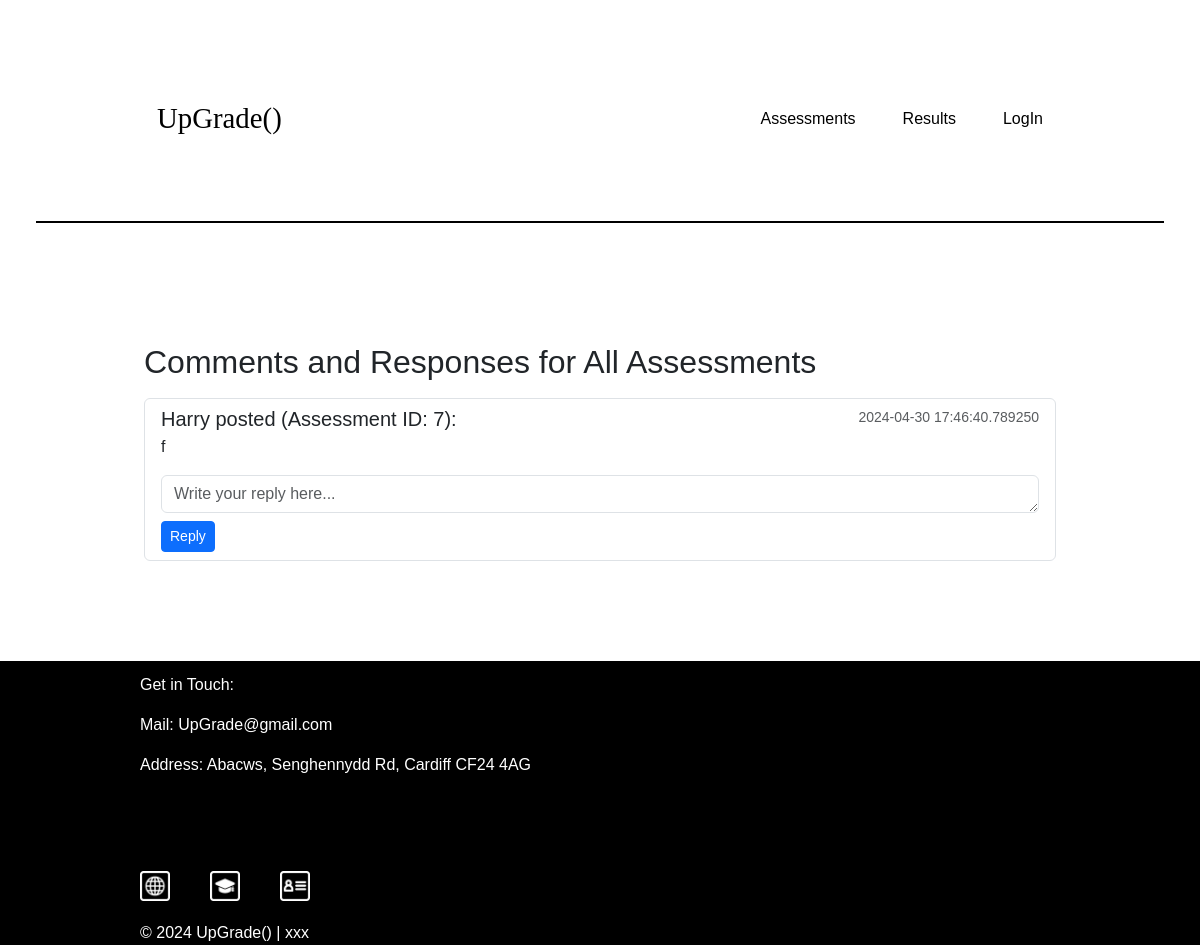
The app's page /responses, older data.
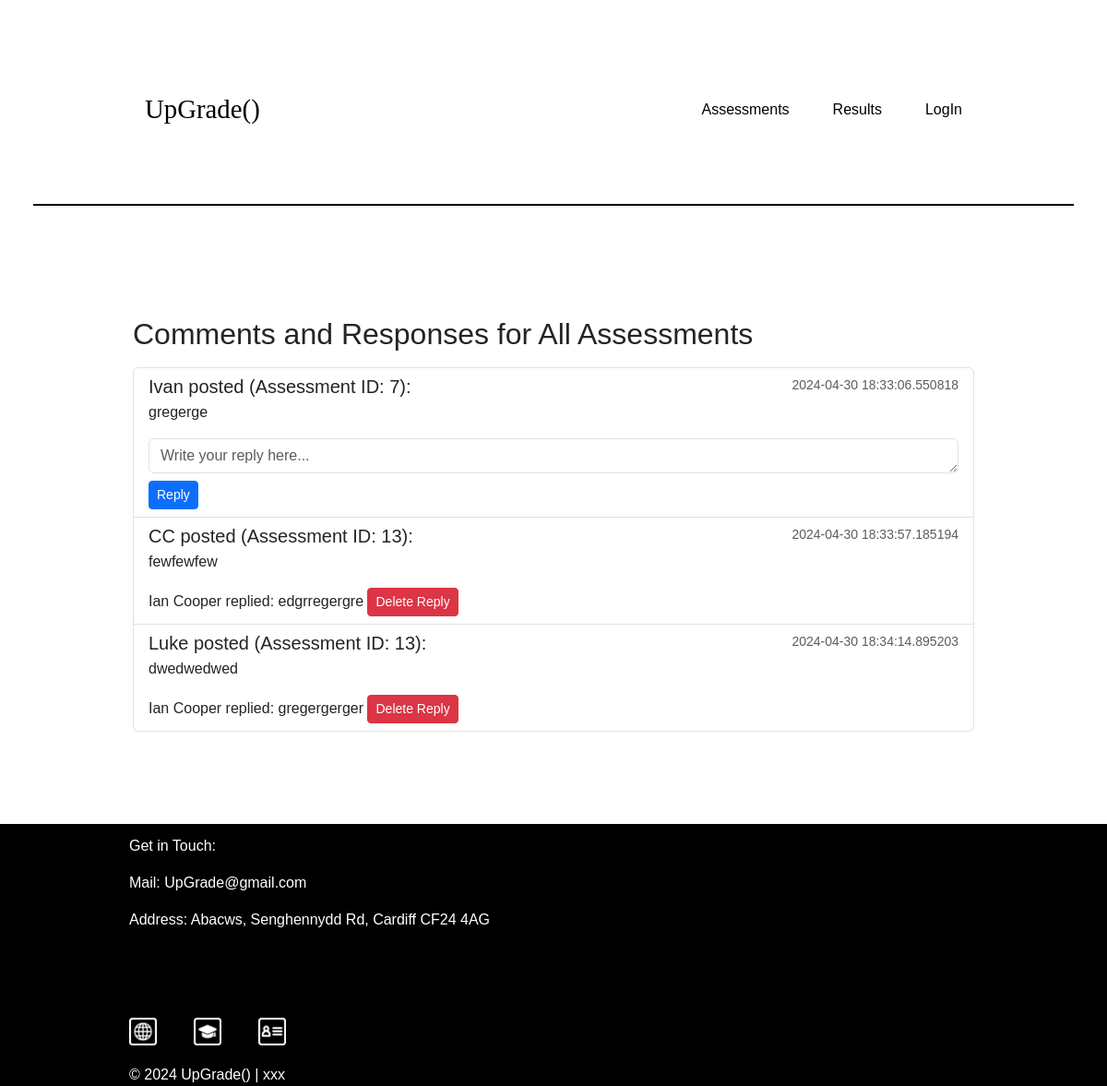
The same page, newer data.
### tables this page shows
CREATE TABLE posts
                        (id INTEGER PRIMARY KEY,
                         username TEXT,
                         assessment_id INTEGER, 
                         comment_text TEXT,
                         time_posted DATETIME, 
                        reply TEXT);

### app.py (the view, shortened to what this page needs)
@app.route('/responses', methods=['GET', 'POST'])
def handle_responses():
    with sqlite3.connect(DATABASE) as conn:
        cursor = conn.cursor()
        cursor.execute('SELECT * FROM posts ORDER BY assessment_id')
        comments = cursor.fetchall()
    print(comments)
    return render_template('questions.html', comments=comments)

### templates/questions.html (shortened to what this page needs)
{% extends '0_basic.html' %}
{% block content %}
<div class="container mt-4">
    <h2>Comments and Responses for All Assessments</h2>
    <div class="list-group">
        {% for comment in comments %}
        <div class="list-group-item list-group-item-action">
            <div class="d-flex w-100 justify-content-between">
                <h5 class="mb-1">{{ comment[1] }} posted (Assessment ID: {{ comment[2] }}):</h5>
                <small class="text-muted">{{ comment[4] }}</small>
            </div>
            <p>{{ comment[3] }}</p>
            <div id="reply-section-{{ comment[0] }}">
                {% if comment[5] %}
                <div>{{ comment[5] }}
                    <form method="post" style="display: inline;" onsubmit="deleteReply(event, {{ comment[0] }})">
                        <button type="submit" class="btn btn-danger btn-sm">Delete Reply</button>
                    </form>
                </div>
                {% else %}
                <form method="post" onsubmit="postReply(event, {{ comment[0] }})">
                    <textarea name="reply" class="form-control mt-2" rows="1" placeholder="Write your reply here..."></textarea>
                    <button type="submit" class="btn btn-primary btn-sm mt-2">Reply</button>
                </form>
                {% endif %}
            </div>
        </div>
        {% endfor %}
    </div>
</div>
{% endblock %}

### templates/0_basic.html (shortened to what this page needs)
<!DOCTYPE html>
<html lang="en">
  <head>
    <link rel="stylesheet" href="{{ url_for('static', filename='style_a.css') }}">
    <link href="https://cdn.jsdelivr.net/npm/bootstrap@5.3.3/dist/css/bootstrap.min.css" rel="stylesheet">
  </head>
  <body>
    <div class="header-plus">
      <header class="header">
        <nav class="header-left">
          <a href="/home" class="header-about">UpGrade()</a>
        </nav>
        <nav class="header-right">
          <div class="header-right-options">
            <div class="header-dropdown">
              <a class="header-dropoption">Assessments</a>
            </div>
          </div>
          <div class="header-right-options">
            {% if current_user.role == "lecturer" %}
            <a href="/results" class="header-option">Results</a>
            {% else %}
            <a href="/student_results" class="header-option">Results</a>
            {% endif %}
          </div>
          {% if not current_user.is_authenticated %}
            <div class="header-right-signout">
              <a href="/login" class="header-login">LogIn</a>
            </div>
          {% endif %}
        </nav>
      </header>
    </div>
    <main>
        <div class="container">
            {% block content %}{% endblock %}
        </div>
    </main>
    <footer class="footer">
      <div class="footer-main">
        <div class="footer-mail">
          <p>Get in Touch:</p>
          <p>Mail: UpGrade@gmail.com</p>
          <p>Address: Abacws, Senghennydd Rd, Cardiff CF24 4AG</p>
        </div>
        <div class="footer-logos">
          <a href="https://intranet.cardiff.ac.uk/"><img src="{{ url_for('static', filename='img/0_footer/1-intranet.png') }}"/></a>
          <a href="https://learningcentral.cf.ac.uk/"><img src="{{ url_for('static', filename='img/0_footer/2-learning-central.png') }}"/></a>
          <a href="https://sims.cf.ac.uk/"><img src="{{ url_for('static', filename='img/0_footer/3-sims.png') }}"/></a>
        </div>
      </div>
      <div class="footer-footer">© 2024 UpGrade() | xxx</div>
    </footer>
  </body>
</html>

### static/style_a.css (style rules this page uses)
* { font-family: Arial, Helvetica, sans-serif; box-sizing: border-box; margin: 0; padding: 0; list-style: none; }
body { line-height: 1.5; font-size: 1.15rem; }
.header { display: flex; justify-content: space-between; align-items: center; border-bottom: 2px solid black; margin: 2vh 3vw; padding: 10vh 10vw; }
.header-left, .header-right { flex: 1; display: flex; align-items: center; gap: 30px; }
.header-right-signout { display: flex; gap: 30px; }
.header-left { justify-content: flex-start; }
.header-right { justify-content: flex-end; }
.header-left a { margin-right: 10px; text-decoration: none; padding:1px; font-family: 'Newsreader'; font-size: 1.8rem; color:#000000; }
.header-right div a { margin-left: 15px; text-decoration: none; padding:1px; color: black; }
.header-dropdown { position: relative; display: inline-block; }
main { padding: 10vh 10vw; margin: auto; }
.footer { width: 100vw; background-color: black; color: white; padding: 0 10vw; }
.footer-main { position: relative; height: 30vh; margin: 20px; }
.footer-mail { padding-top: 1.5vh; }
.footer-mail p { color: white; }
.footer-footer { color: white; font-size: 1rem; margin: 0 20px; }
.footer-logos { position: absolute; bottom: 0; display: flex; gap: 40px; }
.footer-logos a img { width: 30px; }
textarea { width: 100%; margin-top: 10px; padding: 10px; border-radius: 4px; border: 1px solid #ced4da; }

Row changes from the older to the newer data that the page shows:
removed posts: username "Harry", assessment "7", time_posted "2024-04-30 17:46:40.789250", comment_text "f"
added posts: username "Ivan", assessment "7", time_posted "2024-04-30 18:33:06.550818", comment_text "gregerge"
added posts: username "CC", assessment "13", time_posted "2024-04-30 18:33:57.185194", comment_text "fewfewfew", reply "Ian Cooper replied: edgrregergre"
added posts: username "Luke", assessment "13", time_posted "2024-04-30 18:34:14.895203", comment_text "dwedwedwed", reply "Ian Cooper replied: gregergerger"
